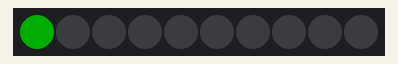
Recording of a sketch running on a simulated Arduino Uno, built with avr-gcc and run on an emulated ATmega328P. Shown: 10 RGB LEDs in strip order, left to right. Dim RGB values are drawn brighter than linear.

Above: at 0.05 s.
At 0.55 s:
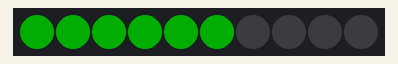
At 1.0 s:
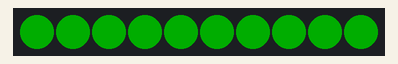

The sketch:

basic-5.ino
```cpp
//Brightness 50 (0-255) and color variable
//..........................................................................
#include <Adafruit_NeoPixel.h>

//Defining Constants
#define PIN            6
#define NUMPIXELS      10

//Variables....
char red = 0;
char green = 255;
char blue = 0;

Adafruit_NeoPixel strip = Adafruit_NeoPixel(NUMPIXELS, PIN, NEO_GRB + NEO_KHZ800);

void setup() {
  strip.begin(); // This initializes the NeoPixel library.
}

void loop() {
  for(int i=0;i<NUMPIXELS;i++){
    strip.setPixelColor(i, strip.Color(red,green,blue));
    strip.setBrightness(50);
    strip.show();
    delay(100);
  }
}
```
